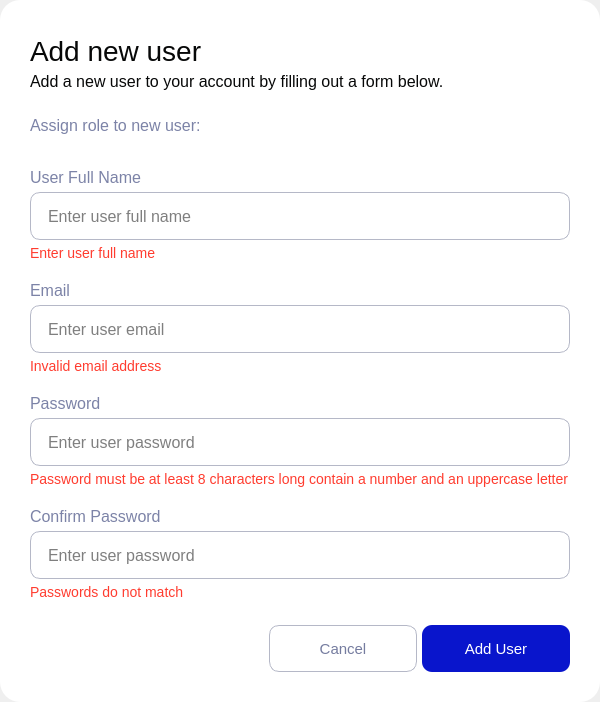
        <widget class="QWidget" name="add_user_page">
         <layout class="QVBoxLayout" name="add_user_layout">
          <property name="spacing">
           <number>0</number>
          </property>
          <property name="leftMargin">
           <number>0</number>
          </property>
          <property name="topMargin">
           <number>0</number>
          </property>
          <property name="rightMargin">
           <number>0</number>
          </property>
          <property name="bottomMargin">
           <number>0</number>
          </property>
          <item alignment="Qt::AlignHCenter|Qt::AlignVCenter">
           <widget class="QFrame" name="main_frame">
            <property name="minimumSize">
             <size>
              <width>0</width>
              <height>0</height>
             </size>
            </property>
            <property name="maximumSize">
             <size>
              <width>16777215</width>
              <height>16777215</height>
             </size>
            </property>
            <property name="styleSheet">
             <string notr="true">QFrame {
	border-radius: 20px;
	background-color: rgb(255, 255, 255);
}

QLineEdit {
	min-width: 508px;
	min-height: 46px;
	max-width: 508px;
	max-height: 46px;
	border-radius: 10px;
	border: 1px solid #B5B8C7;
	padding-left: 15px;
	padding-right: 15px;
	font-size: 16px;
}

QLineEdit:hover {
	border: 1px solid #0915CC;
	background-color: #F2F3F6;
}

QLineEdit:focus {
	border: 1px solid #0915CC;
	background-color: #F2F3F6;
}

QLineEdit[error=true] {
	border: 1px solid #FF3C2F;
}

#header{
	font-size: 28px;
	color: #070808;
	margin-bottom: 5px;
}

#add_user_text {
	font-size: 16px;
	color: #070808;
	margin-bottom: 25px;
}

#error_name, #error_email, #error_pass, #error_pass2 {
	margin-top: 5px;
	font-size: 14px;
	color: #FF3C2F;
}

#name_label, #add_user_role_text {
	font-size: 16px;
	color: #7C83A7;
}
#email_label, #pass_label, #pass2_label {
	font-size: 16px;
	color: #7C83A7;
	margin-bottom: 5px;
	margin-top: 20px;
}</string>
            </property>
            <property name="frameShape">
             <enum>QFrame::NoFrame</enum>
            </property>
            <property name="frameShadow">
             <enum>QFrame::Raised</enum>
            </property>
            <layout class="QVBoxLayout" name="main_layout">
             <property name="spacing">
              <number>0</number>
             </property>
             <property name="leftMargin">
              <number>30</number>
             </property>
             <property name="topMargin">
              <number>35</number>
             </property>
             <property name="rightMargin">
              <number>30</number>
             </property>
             <property name="bottomMargin">
              <number>30</number>
             </property>
             <item>
              <widget class="QLabel" name="header">
               <property name="styleSheet">
                <string notr="true"/>
               </property>
               <property name="text">
                <string>Add new user</string>
               </property>
               <property name="textFormat">
                <enum>Qt::AutoText</enum>
               </property>
               <property name="alignment">
                <set>Qt::AlignJustify|Qt::AlignVCenter</set>
               </property>
               <property name="margin">
                <number>0</number>
               </property>
               <property name="indent">
                <number>-1</number>
               </property>
              </widget>
             </item>
             <item>
              <widget class="QLabel" name="add_user_text">
               <property name="styleSheet">
                <string notr="true"/>
               </property>
               <property name="text">
                <string>Add a new user to your account by filling out a form below.</string>
               </property>
               <property name="alignment">
                <set>Qt::AlignJustify|Qt::AlignVCenter</set>
               </property>
              </widget>
             </item>
             <item>
              <widget class="QLabel" name="add_user_role_text">
               <property name="text">
                <string>Assign role to new user:</string>
               </property>
               <property name="textFormat">
                <enum>Qt::AutoText</enum>
               </property>
               <property name="indent">
                <number>-1</number>
               </property>
              </widget>
             </item>
             <item alignment="Qt::AlignLeft">
              <widget class="QFrame" name="add_user_radio_butt_frame">
               <property name="styleSheet">
                <string notr="true">QRadioButton {
	font-size: 14px;
	color: #070808;
}

QRadioButton::indicator
{
width : 20px;
height : 20px;
}

QRadioButton::indicator::checked {
    image: url(:/image/radio_button_checked.svg);
}</string>
               </property>
               <property name="frameShape">
                <enum>QFrame::NoFrame</enum>
               </property>
               <property name="frameShadow">
                <enum>QFrame::Raised</enum>
               </property>
               <layout class="QHBoxLayout" name="add_user_radio_butt_layout">
                <property name="spacing">
                 <number>34</number>
                </property>
                <property name="leftMargin">
                 <number>0</number>
                </property>
                <property name="topMargin">
                 <number>13</number>
                </property>
                <property name="rightMargin">
                 <number>0</number>
                </property>
                <property name="bottomMargin">
                 <number>20</number>
                </property>
               </layout>
              </widget>
             </item>
             <item>
              <widget class="QLabel" name="name_label">
               <property name="styleSheet">
                <string notr="true">margin-bottom: 5px;</string>
               </property>
               <property name="text">
                <string>User Full Name</string>
               </property>
               <property name="alignment">
                <set>Qt::AlignJustify|Qt::AlignVCenter</set>
               </property>
              </widget>
             </item>
             <item>
              <widget class="QLineEdit" name="name_input">
               <property name="enabled">
                <bool>true</bool>
               </property>
               <property name="sizePolicy">
                <sizepolicy hsizetype="Fixed" vsizetype="Fixed">
                 <horstretch>0</horstretch>
                 <verstretch>0</verstretch>
                </sizepolicy>
               </property>
               <property name="minimumSize">
                <size>
                 <width>540</width>
                 <height>48</height>
                </size>
               </property>
               <property name="maximumSize">
                <size>
                 <width>540</width>
                 <height>48</height>
                </size>
               </property>
               <property name="layoutDirection">
                <enum>Qt::LeftToRight</enum>
               </property>
               <property name="styleSheet">
                <string notr="true"/>
               </property>
               <property name="text">
                <string/>
               </property>
               <property name="echoMode">
                <enum>QLineEdit::Normal</enum>
               </property>
               <property name="alignment">
                <set>Qt::AlignLeading|Qt::AlignLeft|Qt::AlignVCenter</set>
               </property>
               <property name="placeholderText">
                <string>Enter user full name</string>
               </property>
              </widget>
             </item>
             <item>
              <widget class="QLabel" name="error_name">
               <property name="focusPolicy">
                <enum>Qt::NoFocus</enum>
               </property>
               <property name="styleSheet">
                <string notr="true"/>
               </property>
               <property name="text">
                <string>Enter user full name</string>
               </property>
               <property name="alignment">
                <set>Qt::AlignJustify|Qt::AlignVCenter</set>
               </property>
              </widget>
             </item>
             <item>
              <widget class="QLabel" name="email_label">
               <property name="styleSheet">
                <string notr="true"/>
               </property>
               <property name="text">
                <string>Email</string>
               </property>
               <property name="alignment">
                <set>Qt::AlignJustify|Qt::AlignVCenter</set>
               </property>
              </widget>
             </item>
             <item>
              <widget class="QLineEdit" name="email_input">
               <property name="enabled">
                <bool>true</bool>
               </property>
               <property name="sizePolicy">
                <sizepolicy hsizetype="Fixed" vsizetype="Fixed">
                 <horstretch>0</horstretch>
                 <verstretch>0</verstretch>
                </sizepolicy>
               </property>
               <property name="minimumSize">
                <size>
                 <width>540</width>
                 <height>48</height>
                </size>
               </property>
               <property name="maximumSize">
                <size>
                 <width>540</width>
                 <height>48</height>
                </size>
               </property>
               <property name="layoutDirection">
                <enum>Qt::LeftToRight</enum>
               </property>
               <property name="styleSheet">
                <string notr="true"/>
               </property>
               <property name="text">
                <string/>
               </property>
               <property name="echoMode">
                <enum>QLineEdit::Normal</enum>
               </property>
               <property name="alignment">
                <set>Qt::AlignLeading|Qt::AlignLeft|Qt::AlignVCenter</set>
               </property>
               <property name="placeholderText">
                <string>Enter user email</string>
               </property>
              </widget>
             </item>
             <item>
              <widget class="QLabel" name="error_email">
               <property name="focusPolicy">
                <enum>Qt::NoFocus</enum>
               </property>
               <property name="styleSheet">
                <string notr="true"/>
               </property>
               <property name="text">
                <string>Invalid email address</string>
               </property>
               <property name="alignment">
                <set>Qt::AlignJustify|Qt::AlignVCenter</set>
               </property>
              </widget>
             </item>
             <item>
              <widget class="QLabel" name="pass_label">
               <property name="styleSheet">
                <string notr="true"/>
               </property>
               <property name="text">
                <string>Password</string>
               </property>
               <property name="alignment">
                <set>Qt::AlignJustify|Qt::AlignVCenter</set>
               </property>
              </widget>
             </item>
             <item>
              <widget class="QLineEdit" name="pass_input">
               <property name="enabled">
                <bool>true</bool>
               </property>
               <property name="sizePolicy">
                <sizepolicy hsizetype="Fixed" vsizetype="Fixed">
                 <horstretch>0</horstretch>
                 <verstretch>0</verstretch>
                </sizepolicy>
               </property>
               <property name="minimumSize">
                <size>
                 <width>540</width>
                 <height>48</height>
                </size>
               </property>
               <property name="maximumSize">
                <size>
                 <width>540</width>
                 <height>48</height>
                </size>
               </property>
               <property name="layoutDirection">
                <enum>Qt::LeftToRight</enum>
               </property>
               <property name="styleSheet">
                <string notr="true"/>
               </property>
               <property name="text">
                <string/>
               </property>
               <property name="echoMode">
                <enum>QLineEdit::Password</enum>
               </property>
               <property name="alignment">
                <set>Qt::AlignLeading|Qt::AlignLeft|Qt::AlignVCenter</set>
               </property>
               <property name="placeholderText">
                <string>Enter user password</string>
               </property>
              </widget>
             </item>
             <item>
              <widget class="QLabel" name="error_pass">
               <property name="focusPolicy">
                <enum>Qt::NoFocus</enum>
               </property>
               <property name="styleSheet">
                <string notr="true"/>
               </property>
               <property name="text">
                <string>Password must be at least 8 characters long contain a number and an uppercase letter</string>
               </property>
               <property name="alignment">
                <set>Qt::AlignJustify|Qt::AlignVCenter</set>
               </property>
               <property name="wordWrap">
                <bool>true</bool>
               </property>
              </widget>
             </item>
             <item>
              <widget class="QLabel" name="pass2_label">
               <property name="styleSheet">
                <string notr="true"/>
               </property>
               <property name="text">
                <string>Confirm Password</string>
               </property>
               <property name="alignment">
                <set>Qt::AlignJustify|Qt::AlignVCenter</set>
               </property>
              </widget>
             </item>
             <item>
              <widget class="QLineEdit" name="pass2_input">
               <property name="enabled">
                <bool>true</bool>
               </property>
               <property name="sizePolicy">
                <sizepolicy hsizetype="Fixed" vsizetype="Fixed">
                 <horstretch>0</horstretch>
                 <verstretch>0</verstretch>
                </sizepolicy>
               </property>
               <property name="minimumSize">
                <size>
                 <width>540</width>
                 <height>48</height>
                </size>
               </property>
               <property name="maximumSize">
                <size>
                 <width>540</width>
                 <height>48</height>
                </size>
               </property>
               <property name="layoutDirection">
                <enum>Qt::LeftToRight</enum>
               </property>
               <property name="styleSheet">
                <string notr="true"/>
               </property>
               <property name="text">
                <string/>
               </property>
               <property name="echoMode">
                <enum>QLineEdit::Password</enum>
               </property>
               <property name="alignment">
                <set>Qt::AlignLeading|Qt::AlignLeft|Qt::AlignVCenter</set>
               </property>
               <property name="placeholderText">
                <string>Enter user password</string>
               </property>
              </widget>
             </item>
             <item>
              <widget class="QLabel" name="error_pass2">
               <property name="focusPolicy">
                <enum>Qt::NoFocus</enum>
               </property>
               <property name="styleSheet">
                <string notr="true"/>
               </property>
               <property name="text">
                <string>Passwords do not match</string>
               </property>
               <property name="alignment">
                <set>Qt::AlignJustify|Qt::AlignVCenter</set>
               </property>
              </widget>
             </item>
             <item alignment="Qt::AlignRight">
              <widget class="QFrame" name="add_user_bottom_frame">
               <property name="frameShape">
                <enum>QFrame::NoFrame</enum>
               </property>
               <property name="frameShadow">
                <enum>QFrame::Raised</enum>
               </property>
               <layout class="QHBoxLayout" name="add_user_bottom_layout">
                <property name="spacing">
                 <number>5</number>
                </property>
                <property name="leftMargin">
                 <number>0</number>
                </property>
                <property name="topMargin">
                 <number>25</number>
                </property>
                <property name="rightMargin">
                 <number>0</number>
                </property>
                <property name="bottomMargin">
                 <number>0</number>
                </property>
                <item>
                 <widget class="QPushButton" name="add_user_cancel_butt">
                  <property name="cursor">
                   <cursorShape>PointingHandCursor</cursorShape>
                  </property>
                  <property name="styleSheet">
                   <string notr="true">QPushButton {
	min-width: 146px;
	min-height: 45px;
	max-width: 146px;
	max-height: 45px;
	border-radius: 10px;
	border: 1px solid #B5B8C7;
	font-size: 15px;
	color: #FFFFFF;
	color: #757C9F;
}

QPushButton:hover {
	color: #0915CC;
	border: 1px solid #0915CC;
}</string>
                  </property>
                  <property name="text">
                   <string>Cancel</string>
                  </property>
                 </widget>
                </item>
                <item>
                 <widget class="QPushButton" name="add_user_butt">
                  <property name="cursor">
                   <cursorShape>PointingHandCursor</cursorShape>
                  </property>
                  <property name="styleSheet">
                   <string notr="true">QPushButton {
	min-width: 148px;
	min-height: 47px;
	max-width: 148px;
	max-height: 47px;
	border-radius: 10px;
	font-size: 15px;
	color: #FFFFFF;
	background: #0915CC;
}

QPushButton:hover {
background: rgba(9, 21, 204, 0.8);
}</string>
                  </property>
                  <property name="text">
                   <string>Add User</string>
                  </property>
                 </widget>
                </item>
               </layout>
              </widget>
             </item>
            </layout>
           </widget>
          </item>
         </layout>
        </widget>
